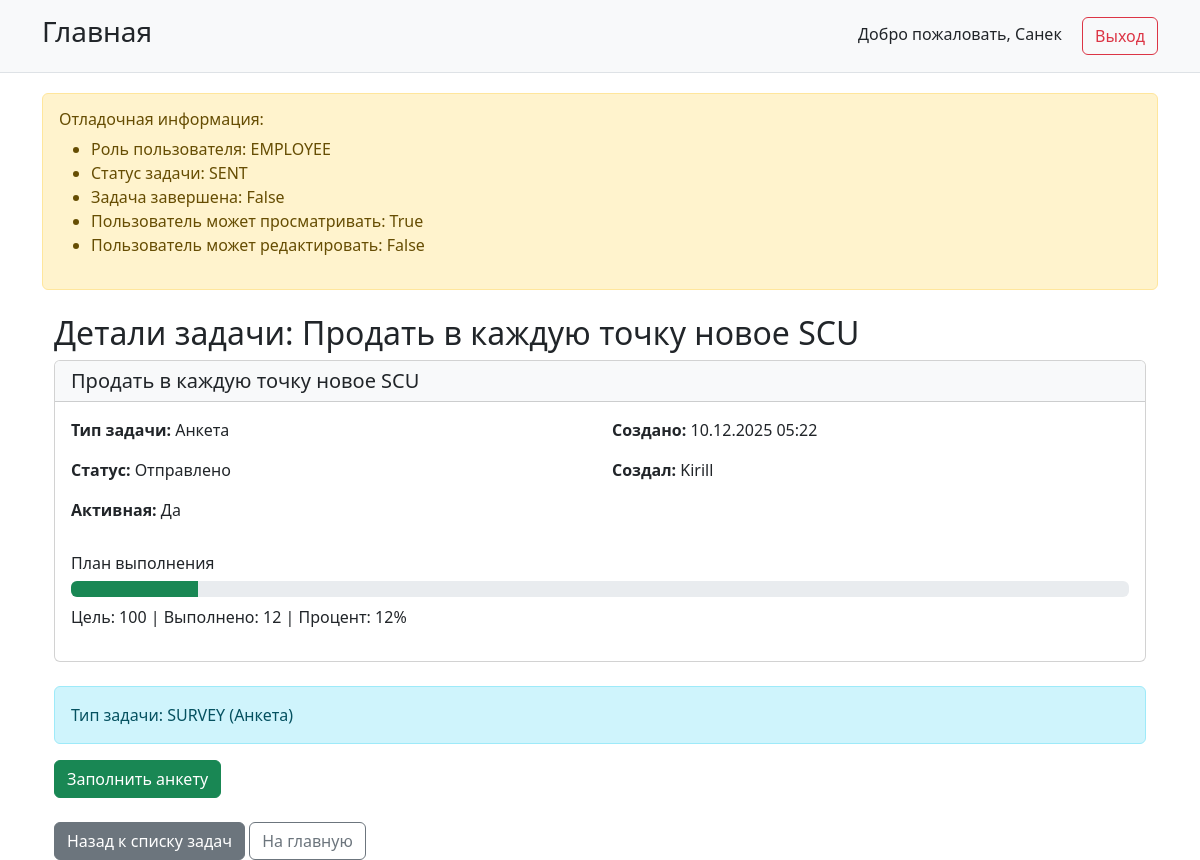
Screenshot of /tasks/20/ (signed in) with the database file from the repository.
### users/models.py (models this page shows, shortened)
class CustomUser(AbstractUser):
    role = models.CharField(
        _('Роль'),
        max_length=20,
        choices=Role.choices,
        default=Role.EMPLOYEE
    )
    phone = models.CharField(
        _('Телефон'),
        max_length=20,
        blank=True,
        null=True
    )
    groups = models.ManyToManyField(
        Group,
        verbose_name=_('groups'),
        blank=True,
        help_text=_(
            'The groups this user belongs to. A user will get all permissions '
            'granted to each of their groups.'
        ),
        related_name='customuser_set',
        related_query_name='customuser',
    )
    user_permissions = models.ManyToManyField(
        Permission,
        verbose_name=_('user permissions'),
        blank=True,
        help_text=_('Specific permissions for this user.'),
        related_name='customuser_set',
        related_query_name='customuser',
    )
    class Meta:
        verbose_name = _('Пользователь')
        verbose_name_plural = _('Пользователи')

### tasks/models.py (models this page shows, shortened)
class Task(models.Model):
    title = models.CharField(_('Название задачи'), max_length=200)
    description = models.TextField(_('Описание'), blank=True, null=True)
    task_type = models.CharField(
        _('Тип задачи'),
        max_length=20,
        choices=TaskType.choices
    )
    status = models.CharField(
        _('Статус'),
        max_length=20,
        choices=TaskStatus.choices,
        default=TaskStatus.DRAFT
    )
    is_active = models.BooleanField(_('Активная'), default=True)
    assigned_to = models.ForeignKey(
        CustomUser,
        on_delete=models.SET_NULL,
        null=True,
        blank=True,
        limit_choices_to={'role': UserRoles.EMPLOYEE},
        verbose_name=_('Назначено сотруднику')
    )
    client = models.ForeignKey(
        Client,
        on_delete=models.SET_NULL,
        null=True,
        blank=True,
        verbose_name=_('Клиент')
    )
    created_by = models.ForeignKey(
        CustomUser,
        on_delete=models.SET_NULL,
        null=True,
        related_name='created_tasks',
        limit_choices_to={'role': UserRoles.MODERATOR},
        verbose_name=_('Создано модератором')
    )
    created_at = models.DateTimeField(_('Создано'), auto_now_add=True)
    updated_at = models.DateTimeField(_('Обновлено'), auto_now=True)
    moderator_comment = models.TextField(
        _('Комментарий модератора'),
        blank=True,
        null=True
    )
    target_count = models.PositiveIntegerField(
        _('Целевое количество ответов'),
        default=0,
        help_text=_('Для анкет: сколько клиентов нужно опросить')
    )
    current_count = models.PositiveIntegerField(
        _('Текущее количество ответов'),
        default=0
    )
    def can_be_viewed_by(self, user):
        if user.role == UserRoles.MODERATOR:
            return True
        if user.role == UserRoles.EMPLOYEE:
            return (
                self.status in [TaskStatus.SENT, TaskStatus.REWORK, TaskStatus.ON_CHECK] and
                self.is_active and
                (self.assigned_to == user or self.assigned_to is None)
            )
        return False
    def can_be_edited_by(self, user):
        return user.role == UserRoles.MODERATOR
    def get_completion_percentage(self):
        if self.task_type == TaskType.SURVEY and self.target_count > 0:
            return min(100, int((self.current_count / self.target_count) * 100))
        return 0
    class Meta:
        verbose_name = _('Задача')
        verbose_name_plural = _('Задачи')
        ordering = ['-created_at']

### tasks/views.py (the view, shortened to what this page needs)
# urls.py: path('<int:pk>/', views.TaskDetailView.as_view(), name='task_detail'),
class TaskDetailView(LoginRequiredMixin, DetailView):
    model = Task
    template_name = 'tasks/task_detail.html'
    context_object_name = 'task'
    def get_object(self, queryset=None):
        task = super().get_object(queryset)
        if not task.can_be_viewed_by(self.request.user):
            raise Http404(_("Задача не найдена или недоступна"))
        return task
    def get_context_data(self, **kwargs):
        context = super().get_context_data(**kwargs)
        context['title'] = _('Детали задачи')
        context['can_edit'] = self.object.can_be_edited_by(self.request.user)
        user = self.request.user
        context['debug_info'] = {
            'user_role': user.role,
            'task_status': context['task'].status,
            'task_is_completed': context['task'].status == 'COMPLETED',
            'user_can_view': context['task'].can_be_viewed_by(user),
            'user_can_edit': context['task'].can_be_edited_by(user),
        }
        if context['task'].task_type == TaskType.SURVEY:
            context['completion_percentage'] = context['task'].get_completion_percentage()
        return context

### templates/tasks/task_detail.html (shortened to what this page needs)
{% extends 'base.html' %}
{% load i18n %}
{% block content %}
{% if debug_info %}
<div class="alert alert-warning mt-3">
    <h6>Отладочная информация:</h6>
    <ul>
        <li>Роль пользователя: {{ debug_info.user_role }}</li>
        <li>Статус задачи: {{ debug_info.task_status }}</li>
        <li>Задача завершена: {{ debug_info.task_is_completed }}</li>
        <li>Пользователь может просматривать: {{ debug_info.user_can_view }}</li>
        <li>Пользователь может редактировать: {{ debug_info.user_can_edit }}</li>
    </ul>
</div>
{% endif %}
<div class="container mt-4">
    <div class="row">
        <div class="col-md-12">
            <h2>{% trans 'Детали задачи' %}: {{ task.title }}</h2>
            <div class="card mb-4">
                <div class="card-header bg-light">
                    <h5 class="mb-0">{{ task.title }}</h5>
                </div>
                <div class="card-body">
                    <div class="row">
                        <div class="col-md-6">
                            <p><strong>{% trans 'Тип задачи:' %}</strong> {{ task.get_task_type_display }}</p>
                            <p><strong>{% trans 'Статус:' %}</strong> {{ task.get_status_display }}</p>
                            <p><strong>{% trans 'Активная:' %}</strong> {% if task.is_active %}{% trans 'Да' %}{% else %}{% trans 'Нет' %}{% endif %}</p>
                        </div>
                        <div class="col-md-6">
                            <p><strong>{% trans 'Создано:' %}</strong> {{ task.created_at|date:"d.m.Y H:i" }}</p>
                            {% if task.created_by %}
                                <p><strong>{% trans 'Создал:' %}</strong> {{ task.created_by.username }}</p>
                            {% endif %}
                        </div>
                    </div>
                    {% if task.task_type == 'SURVEY' %}
                        <div class="mt-3">
                            <h6>{% trans 'План выполнения' %}</h6>
                            <div class="progress mb-2">
                                <div class="progress-bar bg-success" role="progressbar" style="width: {{ task.get_completion_percentage }}%" aria-valuenow="{{ task.get_completion_percentage }}" aria-valuemin="0" aria-valuemax="100"></div>
                            </div>
                            <p>{% trans 'Цель:' %} {{ task.target_count }} | {% trans 'Выполнено:' %} {{ task.current_count }} | {% trans 'Процент:' %} {{ task.get_completion_percentage }}%</p>
                        </div>
                    {% endif %}
                </div>
            </div>
            <div class="mb-4">
                {% if user.role == 'EMPLOYEE' and task.status != 'COMPLETED' %}
                    <div class="alert alert-info mb-3">
                        Тип задачи: {{ task.task_type }} ({{ task.get_task_type_display }})
                    </div>
                    {% if task.task_type == 'SURVEY' %}
                        <a href="{% url 'tasks:survey_response' task.pk %}" class="btn btn-success me-2">{% trans 'Заполнить анкету' %}</a>
                    {% elif task.task_type == 'EQUIPMENT_PHOTO' or task.task_type == 'SIMPLE_PHOTO' %}
                        <a href="#" class="btn btn-success me-2">{% trans 'Загрузить фото' %}</a>
                    {% else %}
                        <form method="post" style="display: inline;">
                            {% csrf_token %}
                            <button type="submit" class="btn btn-success me-2">{% trans 'Выполнить задачу' %}</button>
                        </form>
                    {% endif %}
                {% endif %}
            </div>
            <a href="{% url 'tasks:task_list' %}" class="btn btn-secondary">{% trans 'Назад к списку задач' %}</a>
            <a href="{% url 'home' %}" class="btn btn-outline-secondary">{% trans 'На главную' %}</a>
        </div>
    </div>
</div>
{% endblock %}

### templates/base.html (shortened to what this page needs)
<!DOCTYPE html>
<html lang="ru">
<head>
    <link href="https://cdn.jsdelivr.net/npm/bootstrap@5.3.0/dist/css/bootstrap.min.css" rel="stylesheet">
</head>
<body>
    <div class="control-panel">
        <div class="container">
            <div class="d-flex justify-content-between align-items-center">
                <a href="{% url 'home' %}" class="h3 text-decoration-none text-dark">Главная</a>
                <div>
                    {% if user.is_authenticated %}
                        <span class="me-3">Добро пожаловать, {{ user.username }}</span>
                        <a href="{% url 'logout' %}" class="btn btn-outline-danger">Выход</a>
                    {% endif %}
                </div>
            </div>
        </div>
    </div>
    <div class="container">
        {% block content %}
        {% endblock %}
    </div>
</body>
</html>

### templates/base.html (style rules this page uses)
.control-panel { background-color: #f8f9fa; padding: 15px; margin-bottom: 20px; border-bottom: 1px solid #dee2e6; }

### rows the page displays
CustomUser: username "Санек", user_role "EMPLOYEE"
Task: task_status "SENT", title "Продать в каждую точку новое SCU", task_type "Анкета", status "Отправлено", created_at "10.12.2025 05:22", created_by.username "Kirill", target_count "100", current_count "12", get_completion_percentage "12", task_type "SURVEY"

### other values shown
{{ debug_info.task_is_completed }} "False"
{{ debug_info.user_can_view }} "True"
{{ debug_info.user_can_edit }} "False"
